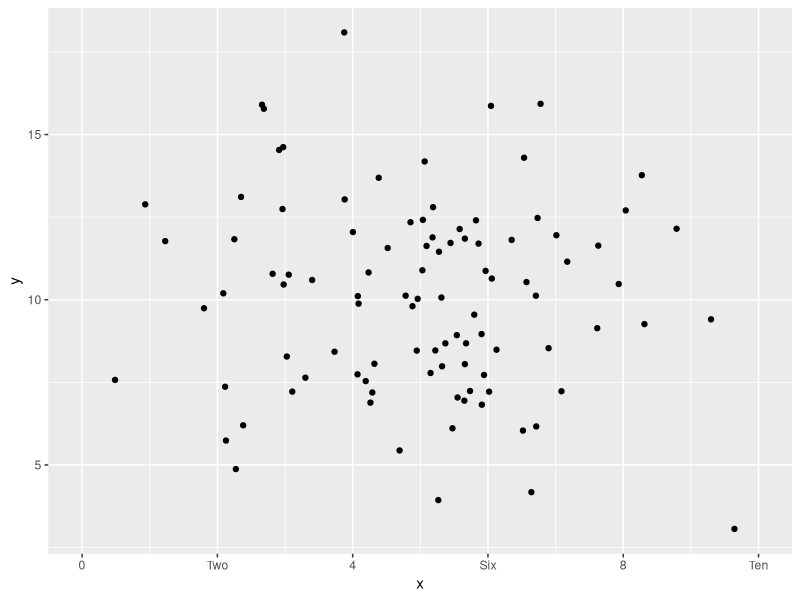

Reproduce this figure in R.
library(ggplot2)
data <- data.frame(
  x = rnorm(100, mean = 5, sd = 2),
  y = rnorm(100, mean = 10, sd = 3)
)
ggplot(data, aes(x = x, y = y)) +
  geom_point() +
  scale_x_continuous(
    limits = c(0, 10),  # Set x-axis limits
    breaks = seq(0, 10, by = 2),  # Set tick mark positions
    labels = c("0", "Two", "4", "Six", "8", "Ten")  # Customize tick labels
  )
